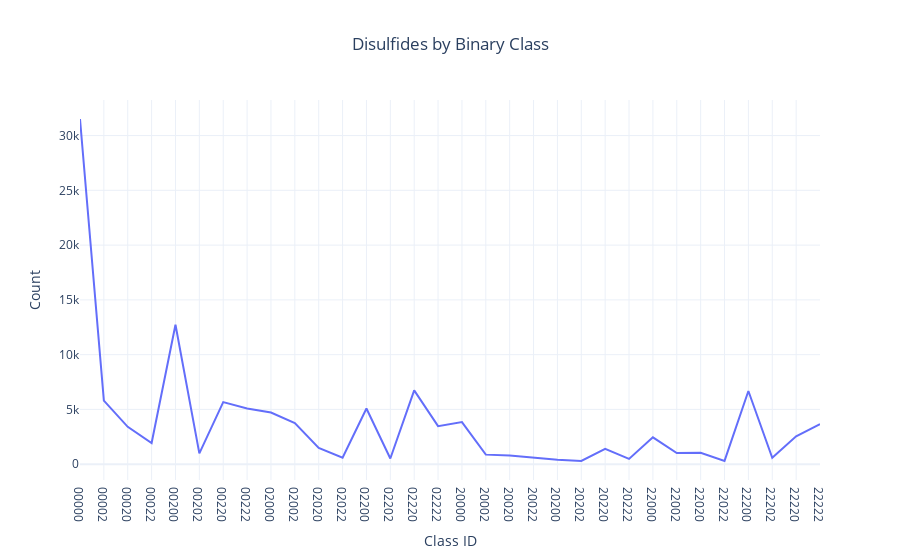

Notebook cell for this chart:
### Code cell
plot_count_vs_classid(PDB_SS.tclass.classdf, title='Disulfides by Binary Class')

### Figure 1 — Plotly figure (JSON) as saved in the notebook; plotly's stock layout.template omitted (floating-point values rounded to 4 significant figures)
{"data": [{"hovertemplate": "class_id=%{x}<br>count=%{y}<extra></extra>", "legendgroup": "", "line": {"color": "#636efa", "dash": "solid"}, "marker": {"symbol": "circle"}, "mode": "lines", "name": "", "orientation": "v", "showlegend": false, "type": "scatter", "x": ["00000", "00002", "00020", "00022", "00200", "00202", "00220", "00222", "02000", "02002", "02020", "02022", "02200", "02202", "02220", "02222", "20000", "20002", "20020", "20022", "20200", "20202", "20220", "20222", "22000", "22002", "22020", "22022", "22200", "22202", "22220", "22222"], "xaxis": "x", "y": [31511, 5804, 3412, 1940, 12726, 991, 5665, 5091, 4714, 3756, 1485, 586, 5083, 525, 6736, 3473, 3841, 874, 794, 601, 418, 293, 1397, 486, 2453, 1025, 1043, 300, 6680, 585, 2541, 3665], "yaxis": "y"}], "layout": {"autosize": true, "legend": {"tracegroupgap": 0}, "showlegend": true, "title": {"text": "Disulfides by Binary Class", "x": 0.5}, "xaxis": {"anchor": "y", "domain": [0, 1], "title": {"text": "Class ID"}}, "yaxis": {"anchor": "x", "domain": [0, 1], "title": {"text": "Count"}}}}
